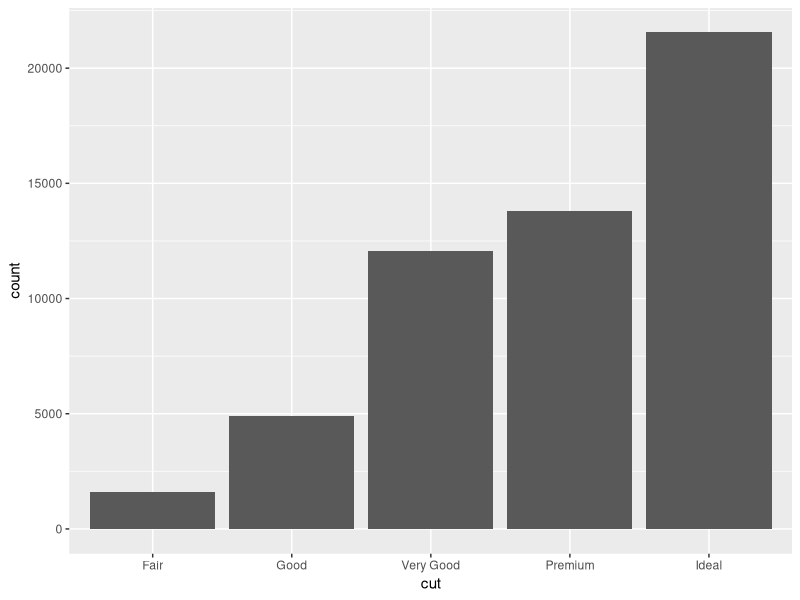
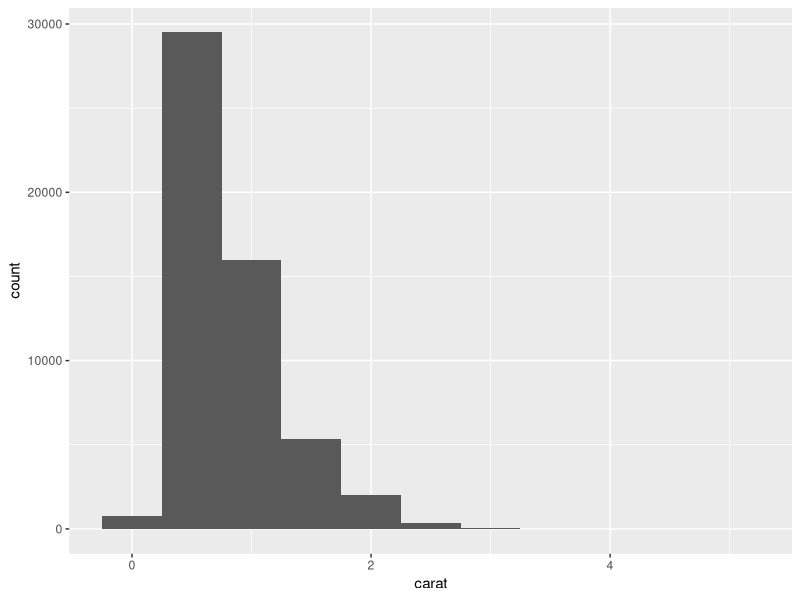
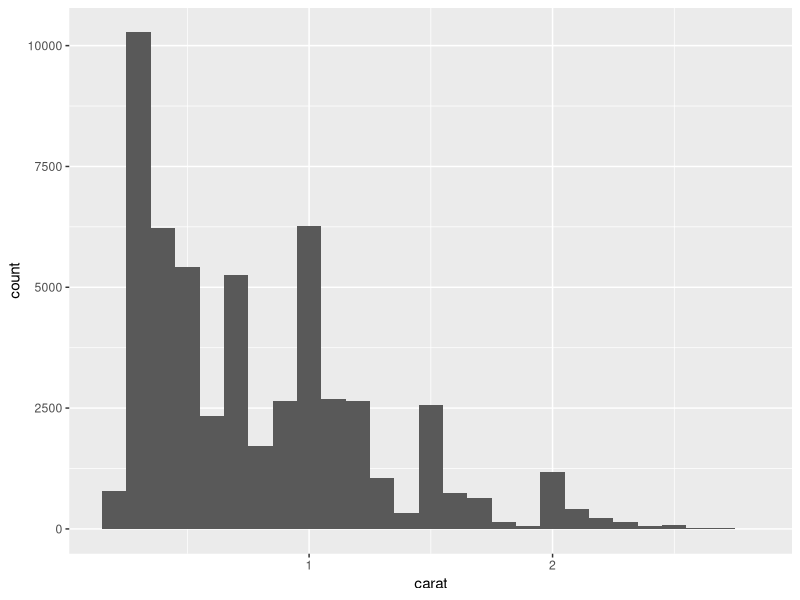

These charts were generated, in order, by the following R code:
## ---- chunk 1
knitr::opts_chunk$set(
  collapse = TRUE,
  comment = "#>"
)
## ---- chunk 2
library(tidyverse, warn.conflicts = FALSE)
## ---- chunk 3
ggplot(data = diamonds) +
  geom_bar(mapping = aes(x = cut))
## ---- chunk 4
diamonds %>% 
  count(cut)
## ---- chunk 5
ggplot(data = diamonds) +
  geom_histogram(mapping = aes(x = carat), binwidth = 0.5)
## ---- chunk 6
diamonds %>% 
  count(cut_width(carat, 0.5))
## ---- chunk 7
smaller <- diamonds %>% 
  filter(carat < 3)
  
ggplot(data = smaller, mapping = aes(x = carat)) +
  geom_histogram(binwidth = 0.1)
